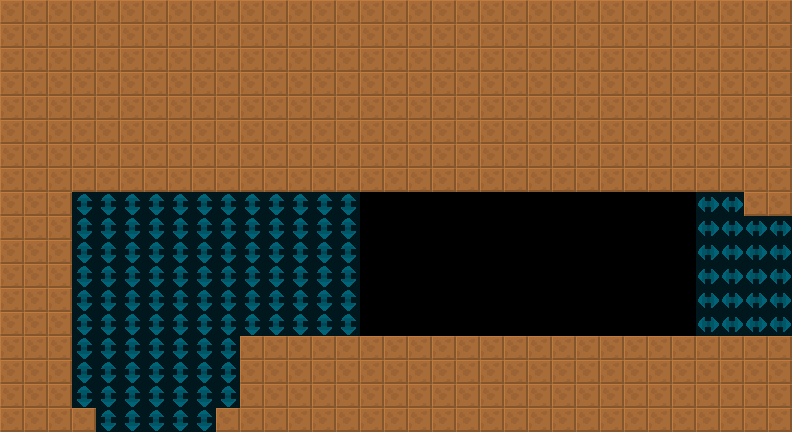

Below is a game level as drawn by its tile map, then a one-line description and the .tmx that defines it (tile-layer data replaced by summaries):
An orthogonal 33x18 tile map with 24x24 px tiles, 2 tile layers (col, lnk), 2 tilesets and 3 objects (2x Door, SpecialEquipment).

<map version="1.4" tiledversion="1.4.2" orientation="orthogonal" renderorder="right-down" width="33" height="18" tilewidth="24" tileheight="24" infinite="0" nextlayerid="4" nextobjectid="8">
 <tileset firstgid="6" source="../../lnk.tsx" />
 <tileset firstgid="1" source="../../col.tsx" />
 <layer id="1" name="col" width="33" height="18">
  <data>[594 cells, 390 non-empty, 1 distinct tile ids]</data>
 </layer>
 <layer id="2" name="lnk" width="33" height="18" opacity="0.5">
  <data>[594 cells, 120 non-empty, 2 distinct tile ids]</data>
 </layer>
 <objectgroup id="3" name="markers" opacity="0.5">
  <object id="1" name="SpecialEquipment" type="SpecialEquipment" x="360" y="192" width="336" height="144">
   <properties>
    <property name="yr" value="0" />
    <property name="xr" value="0" />
   </properties>
  </object>
  <object id="2" name="Door" type="Door" x="288" y="312" width="24" height="24">
   <properties>
    <property name="yr" value="0" />
    <property name="xr" value="0" />
   </properties>
  </object>
  <object id="3" name="Door" type="Door" x="744" y="312" width="24" height="24">
   <properties>
    <property name="yr" value="0" />
    <property name="xr" value="0" />
   </properties>
  </object>
 </objectgroup>
</map>
